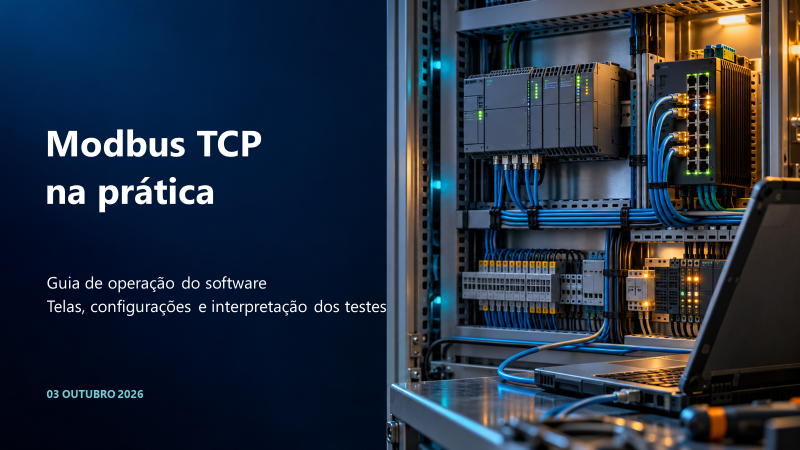
#> input picture training/.build/renders-ampliada/slide-01.png, 1600 x 900 px, given in place of slide-27.png, which was not available (shown at 1/2 size)
$ python review-ampliado.py
#> lines starting #> are read from the running program, lines starting #| are printed output that depends on the picture; pictures that were not available may be replaced by others from this repository, and a replacement may not be noted
from pathlib import Path
from PIL import Image

root = Path(__file__).resolve().parent
numbers = list(range(27,44)) + list(range(56,86))
for offset in range(0,len(numbers),4):
    group = numbers[offset:offset+4]
    sheet = Image.new('RGB',(1600,900),'white')
#> sheet: PIL image 1600x900 RGB; every value is 255
    for index,number in enumerate(group):
        with Image.open(root / 'renders-ampliada' / f'slide-{number:02}.png') as pic:
#> pic is the input picture: PIL image 1600x900 RGB; mean R, G, B 35.7, 47.4, 63.2
            pic.thumbnail((800,450))
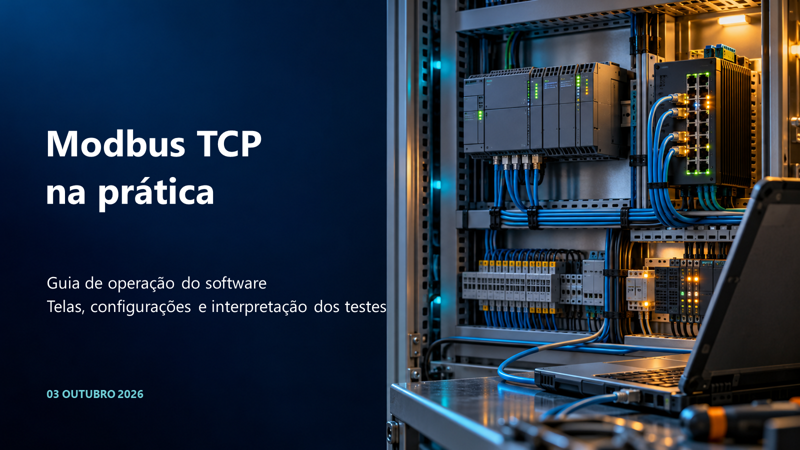
#> pic: PIL image 800x450 RGB; mean R, G, B 35.8, 47.4, 63.2
            sheet.paste(pic,(index%2*800,index//2*450))
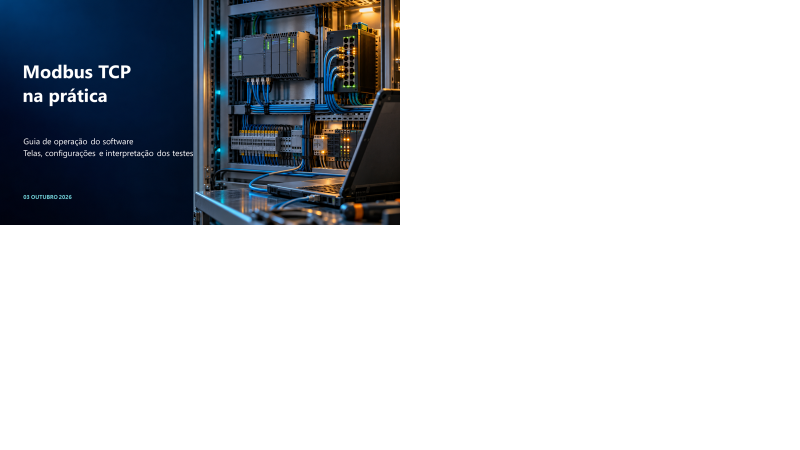
#> sheet: PIL image 1600x900 RGB (shown at 1/2 size); mean R, G, B 200.2, 203.1, 207
#> (the run stopped early here; a loop or call above may not have finished)

$ run again, on training/.build/renders-ampliada/slide-05.png
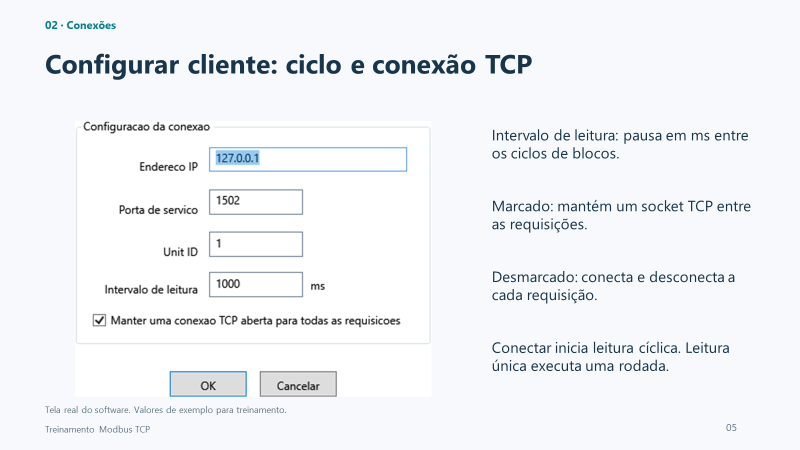
#> input picture training/.build/renders-ampliada/slide-05.png, 1600 x 900 px, given in place of slide-27.png, which was not available (shown at 1/2 size)
#> pic is the input picture: PIL image 1600x900 RGB; mean R, G, B 241.3, 243.8, 246.6
#> `pic.thumbnail((800,450))`:
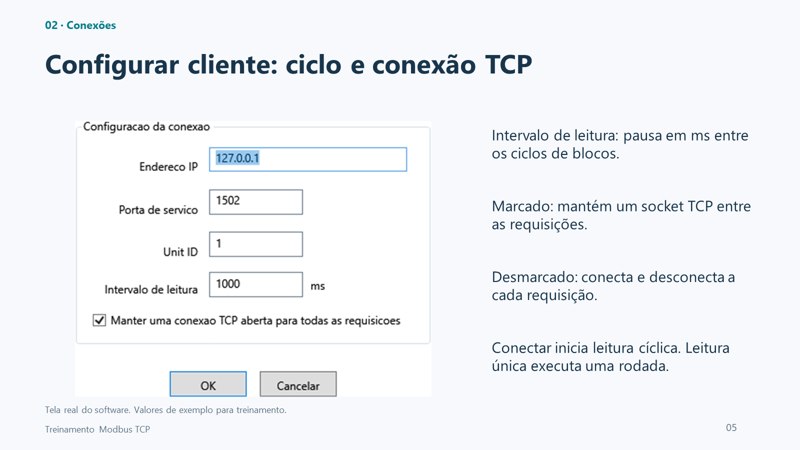
#> pic: PIL image 800x450 RGB; mean R, G, B 241.3, 243.7, 246.6
#> `sheet.paste(pic,(index%2*800,index//2*450))`:
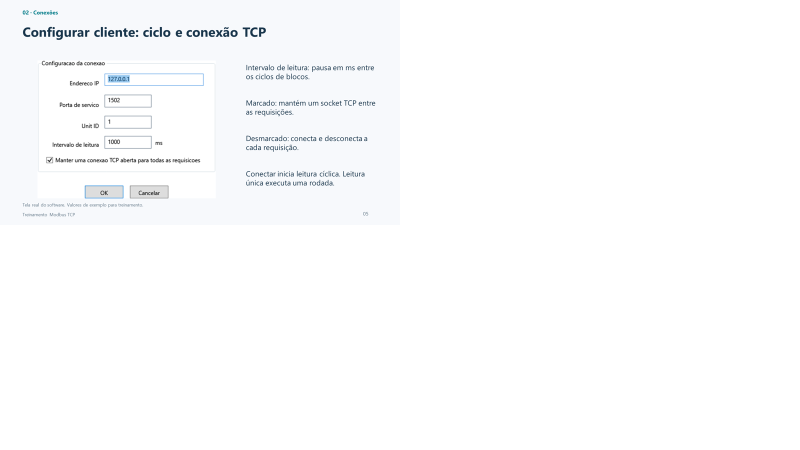
#> sheet: PIL image 1600x900 RGB (shown at 1/2 size); mean R, G, B 251.6, 252.2, 252.9

$ run again, on training/.build/renders-ampliada/slide-06.png
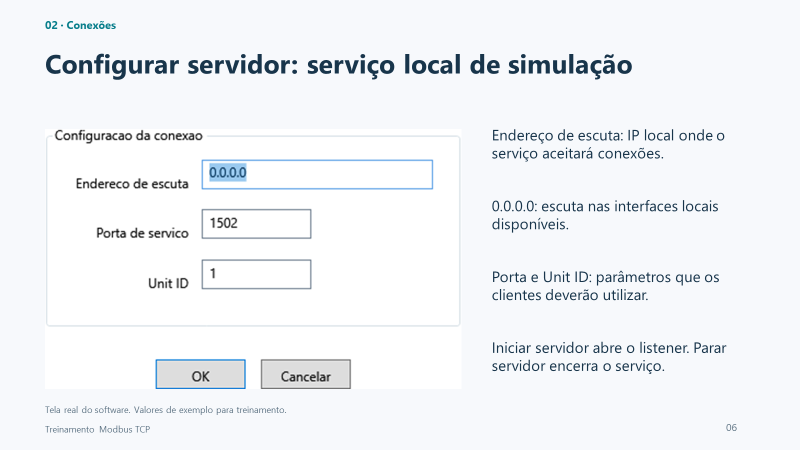
#> input picture training/.build/renders-ampliada/slide-06.png, 1600 x 900 px, given in place of slide-27.png, which was not available (shown at 1/2 size)
#> pic is the input picture: PIL image 1600x900 RGB; mean R, G, B 241.2, 243.7, 246.6
#> `pic.thumbnail((800,450))`:
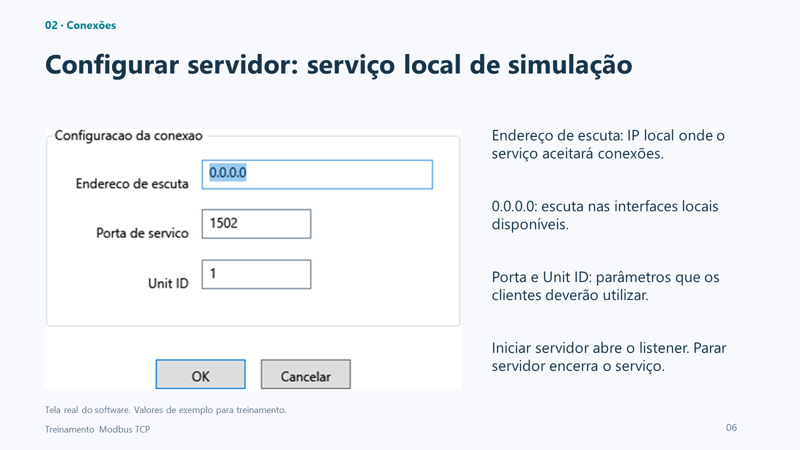
#> pic: PIL image 800x450 RGB; mean R, G, B 241.2, 243.6, 246.5
#> `sheet.paste(pic,(index%2*800,index//2*450))`:
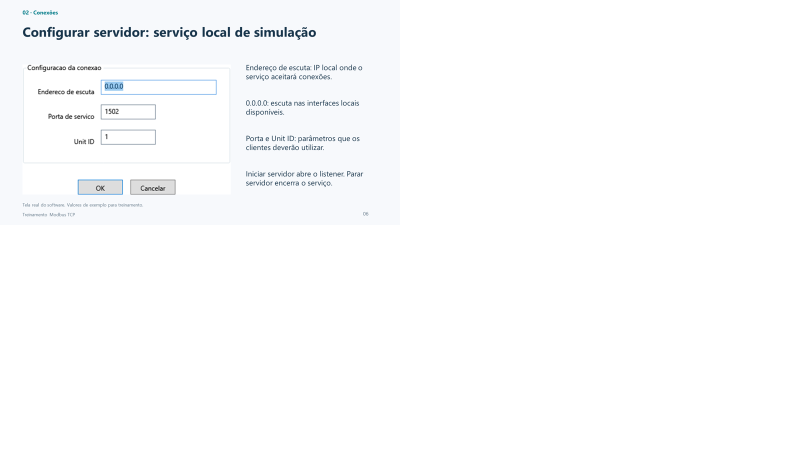
#> sheet: PIL image 1600x900 RGB (shown at 1/2 size); mean R, G, B 251.5, 252.2, 252.9

$ run again, on training/.build/renders-ampliada/slide-07.png
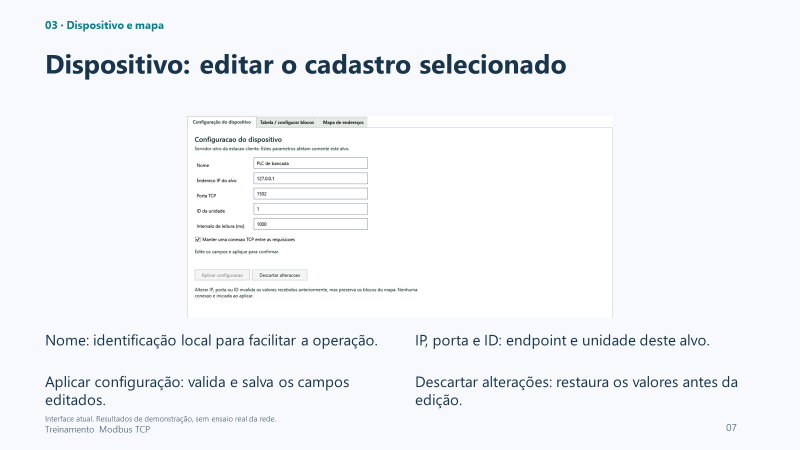
#> input picture training/.build/renders-ampliada/slide-07.png, 1600 x 900 px, given in place of slide-27.png, which was not available (shown at 1/2 size)
#> pic is the input picture: PIL image 1600x900 RGB; mean R, G, B 242.5, 244.8, 247.5
#> `pic.thumbnail((800,450))`:
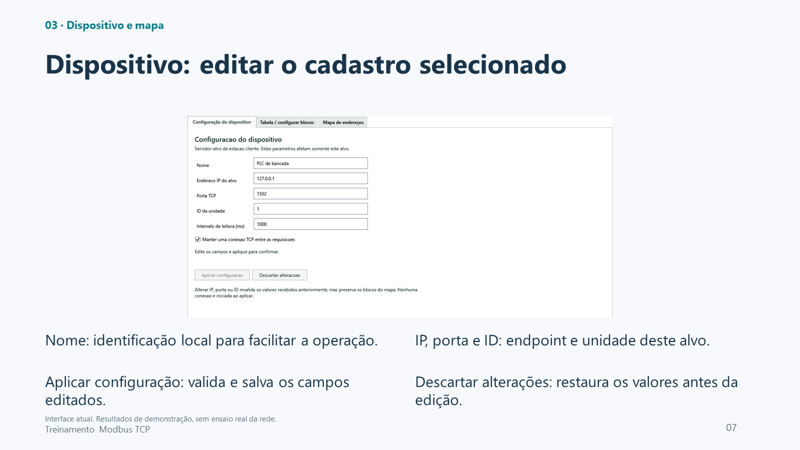
#> pic: PIL image 800x450 RGB; mean R, G, B 242.4, 244.8, 247.5
#> `sheet.paste(pic,(index%2*800,index//2*450))`:
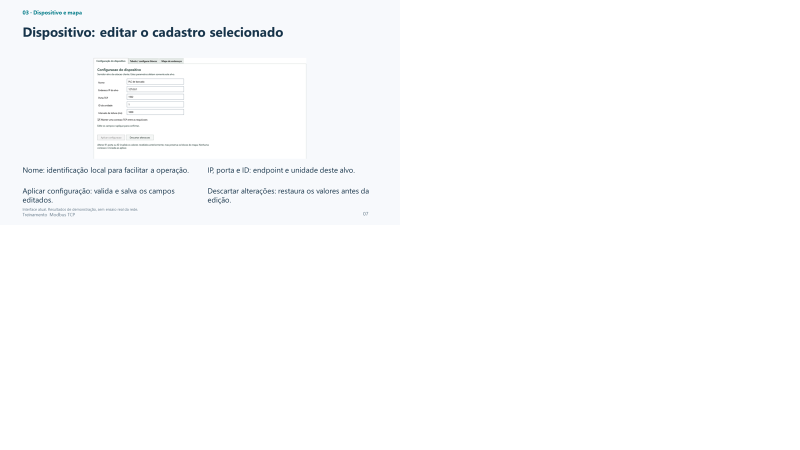
#> sheet: PIL image 1600x900 RGB (shown at 1/2 size); mean R, G, B 251.9, 252.4, 253.1
